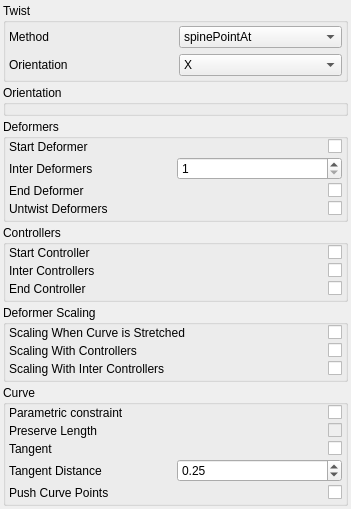
<?xml version="1.0" encoding="UTF-8"?>
<ui version="4.0">
 <class>Form</class>
 <widget class="QWidget" name="Form">
  <property name="geometry">
   <rect>
    <x>0</x>
    <y>0</y>
    <width>351</width>
    <height>414</height>
   </rect>
  </property>
  <property name="windowTitle">
   <string>Form</string>
  </property>
  <layout class="QVBoxLayout" name="verticalLayout">
   <property name="spacing">
    <number>3</number>
   </property>
   <property name="margin">
    <number>3</number>
   </property>
   <item>
    <widget class="QGroupBox" name="groupBox_6">
     <property name="title">
      <string>Twist</string>
     </property>
     <layout class="QGridLayout" name="gridLayout_5">
      <property name="margin">
       <number>3</number>
      </property>
      <item row="0" column="1">
       <widget class="QComboBox" name="uiTwistMethod">
        <item>
         <property name="text">
          <string>spinePointAt</string>
         </property>
        </item>
        <item>
         <property name="text">
          <string>blendedAxis</string>
         </property>
        </item>
       </widget>
      </item>
      <item row="0" column="0">
       <widget class="QLabel" name="label_15">
        <property name="text">
         <string>Method</string>
        </property>
       </widget>
      </item>
      <item row="1" column="0">
       <widget class="QLabel" name="label_11">
        <property name="text">
         <string>Orientation</string>
        </property>
       </widget>
      </item>
      <item row="1" column="1">
       <widget class="QComboBox" name="uiAxis">
        <item>
         <property name="text">
          <string>X</string>
         </property>
        </item>
        <item>
         <property name="text">
          <string>Y</string>
         </property>
        </item>
       </widget>
      </item>
     </layout>
    </widget>
   </item>
   <item>
    <widget class="QGroupBox" name="groupBox">
     <property name="title">
      <string>Orientation</string>
     </property>
     <layout class="QHBoxLayout" name="horizontalLayout">
      <property name="spacing">
       <number>3</number>
      </property>
      <property name="margin">
       <number>3</number>
      </property>
     </layout>
    </widget>
   </item>
   <item>
    <widget class="QGroupBox" name="groupBox_2">
     <property name="title">
      <string>Deformers</string>
     </property>
     <layout class="QGridLayout" name="gridLayout">
      <property name="leftMargin">
       <number>3</number>
      </property>
      <property name="topMargin">
       <number>0</number>
      </property>
      <property name="rightMargin">
       <number>3</number>
      </property>
      <property name="bottomMargin">
       <number>3</number>
      </property>
      <property name="spacing">
       <number>3</number>
      </property>
      <item row="2" column="0">
       <widget class="QLabel" name="label_3">
        <property name="text">
         <string>End Deformer</string>
        </property>
       </widget>
      </item>
      <item row="2" column="1">
       <widget class="QCheckBox" name="uiEndDeformer">
        <property name="layoutDirection">
         <enum>Qt::RightToLeft</enum>
        </property>
        <property name="text">
         <string/>
        </property>
       </widget>
      </item>
      <item row="1" column="0">
       <widget class="QLabel" name="label_2">
        <property name="text">
         <string>Inter Deformers</string>
        </property>
       </widget>
      </item>
      <item row="1" column="1">
       <widget class="QSpinBox" name="uiInterDeformers">
        <property name="minimum">
         <number>1</number>
        </property>
       </widget>
      </item>
      <item row="0" column="1">
       <widget class="QCheckBox" name="uiStartDeformer">
        <property name="layoutDirection">
         <enum>Qt::RightToLeft</enum>
        </property>
        <property name="text">
         <string/>
        </property>
       </widget>
      </item>
      <item row="0" column="0">
       <widget class="QLabel" name="label">
        <property name="text">
         <string>Start Deformer</string>
        </property>
       </widget>
      </item>
      <item row="3" column="1">
       <widget class="QCheckBox" name="uiUntwistDeformers">
        <property name="layoutDirection">
         <enum>Qt::RightToLeft</enum>
        </property>
        <property name="text">
         <string/>
        </property>
       </widget>
      </item>
      <item row="3" column="0">
       <widget class="QLabel" name="label_16">
        <property name="text">
         <string>Untwist Deformers</string>
        </property>
       </widget>
      </item>
     </layout>
    </widget>
   </item>
   <item>
    <widget class="QGroupBox" name="groupBox_3">
     <property name="title">
      <string>Controllers</string>
     </property>
     <layout class="QGridLayout" name="gridLayout_2">
      <property name="leftMargin">
       <number>3</number>
      </property>
      <property name="topMargin">
       <number>0</number>
      </property>
      <property name="rightMargin">
       <number>3</number>
      </property>
      <property name="bottomMargin">
       <number>3</number>
      </property>
      <property name="spacing">
       <number>3</number>
      </property>
      <item row="0" column="0">
       <widget class="QLabel" name="label_4">
        <property name="text">
         <string>Start Controller</string>
        </property>
       </widget>
      </item>
      <item row="0" column="1">
       <widget class="QCheckBox" name="uiStartController">
        <property name="layoutDirection">
         <enum>Qt::RightToLeft</enum>
        </property>
        <property name="text">
         <string/>
        </property>
       </widget>
      </item>
      <item row="1" column="0">
       <widget class="QLabel" name="label_5">
        <property name="text">
         <string>Inter Controllers</string>
        </property>
       </widget>
      </item>
      <item row="2" column="0">
       <widget class="QLabel" name="label_6">
        <property name="text">
         <string>End Controller</string>
        </property>
       </widget>
      </item>
      <item row="2" column="1">
       <widget class="QCheckBox" name="uiEndController">
        <property name="layoutDirection">
         <enum>Qt::RightToLeft</enum>
        </property>
        <property name="text">
         <string/>
        </property>
       </widget>
      </item>
      <item row="1" column="1">
       <widget class="QCheckBox" name="uiInterControllers">
        <property name="layoutDirection">
         <enum>Qt::RightToLeft</enum>
        </property>
        <property name="text">
         <string/>
        </property>
       </widget>
      </item>
     </layout>
    </widget>
   </item>
   <item>
    <widget class="QGroupBox" name="groupBox_4">
     <property name="title">
      <string>Deformer Scaling</string>
     </property>
     <layout class="QGridLayout" name="gridLayout_3">
      <property name="leftMargin">
       <number>3</number>
      </property>
      <property name="topMargin">
       <number>0</number>
      </property>
      <property name="rightMargin">
       <number>3</number>
      </property>
      <property name="bottomMargin">
       <number>3</number>
      </property>
      <property name="spacing">
       <number>3</number>
      </property>
      <item row="0" column="0">
       <widget class="QLabel" name="label_7">
        <property name="text">
         <string>Scaling When Curve is Stretched</string>
        </property>
       </widget>
      </item>
      <item row="0" column="1">
       <widget class="QCheckBox" name="uiScaleWithCurve">
        <property name="layoutDirection">
         <enum>Qt::RightToLeft</enum>
        </property>
        <property name="text">
         <string/>
        </property>
       </widget>
      </item>
      <item row="1" column="0">
       <widget class="QLabel" name="label_12">
        <property name="text">
         <string>Scaling With Controllers</string>
        </property>
       </widget>
      </item>
      <item row="1" column="1">
       <widget class="QCheckBox" name="uiScaleWithControllers">
        <property name="layoutDirection">
         <enum>Qt::RightToLeft</enum>
        </property>
        <property name="text">
         <string/>
        </property>
       </widget>
      </item>
      <item row="2" column="0">
       <widget class="QLabel" name="label_13">
        <property name="text">
         <string>Scaling With Inter Controllers</string>
        </property>
       </widget>
      </item>
      <item row="2" column="1">
       <widget class="QCheckBox" name="uiScaleWithInterControllers">
        <property name="layoutDirection">
         <enum>Qt::RightToLeft</enum>
        </property>
        <property name="text">
         <string/>
        </property>
       </widget>
      </item>
     </layout>
    </widget>
   </item>
   <item>
    <widget class="QGroupBox" name="groupBox_5">
     <property name="title">
      <string>Curve</string>
     </property>
     <layout class="QGridLayout" name="gridLayout_4">
      <property name="leftMargin">
       <number>3</number>
      </property>
      <property name="topMargin">
       <number>0</number>
      </property>
      <property name="rightMargin">
       <number>3</number>
      </property>
      <property name="bottomMargin">
       <number>3</number>
      </property>
      <property name="spacing">
       <number>3</number>
      </property>
      <item row="0" column="0">
       <widget class="QLabel" name="label_8">
        <property name="text">
         <string>Parametric constraint</string>
        </property>
       </widget>
      </item>
      <item row="3" column="1">
       <widget class="QDoubleSpinBox" name="uiTangentDistance">
        <property name="maximum">
         <double>1.000000000000000</double>
        </property>
        <property name="singleStep">
         <double>0.100000000000000</double>
        </property>
        <property name="value">
         <double>0.250000000000000</double>
        </property>
       </widget>
      </item>
      <item row="4" column="1">
       <widget class="QCheckBox" name="uiPushCurvePoints">
        <property name="layoutDirection">
         <enum>Qt::RightToLeft</enum>
        </property>
        <property name="text">
         <string/>
        </property>
       </widget>
      </item>
      <item row="2" column="1">
       <widget class="QCheckBox" name="uiTangent">
        <property name="layoutDirection">
         <enum>Qt::RightToLeft</enum>
        </property>
        <property name="text">
         <string/>
        </property>
       </widget>
      </item>
      <item row="3" column="0">
       <widget class="QLabel" name="label_10">
        <property name="text">
         <string>Tangent Distance</string>
        </property>
       </widget>
      </item>
      <item row="2" column="0">
       <widget class="QLabel" name="label_9">
        <property name="text">
         <string>Tangent</string>
        </property>
       </widget>
      </item>
      <item row="0" column="1">
       <widget class="QCheckBox" name="uiParametric">
        <property name="layoutDirection">
         <enum>Qt::RightToLeft</enum>
        </property>
        <property name="text">
         <string/>
        </property>
       </widget>
      </item>
      <item row="4" column="0">
       <widget class="QLabel" name="label_14">
        <property name="text">
         <string>Push Curve Points</string>
        </property>
       </widget>
      </item>
      <item row="1" column="0">
       <widget class="QLabel" name="label_17">
        <property name="enabled">
         <bool>true</bool>
        </property>
        <property name="text">
         <string>Preserve Length</string>
        </property>
       </widget>
      </item>
      <item row="1" column="1">
       <widget class="QCheckBox" name="uiPreserveLength">
        <property name="enabled">
         <bool>false</bool>
        </property>
        <property name="layoutDirection">
         <enum>Qt::RightToLeft</enum>
        </property>
        <property name="text">
         <string/>
        </property>
       </widget>
      </item>
     </layout>
    </widget>
   </item>
   <item>
    <spacer name="verticalSpacer">
     <property name="orientation">
      <enum>Qt::Vertical</enum>
     </property>
     <property name="sizeHint" stdset="0">
      <size>
       <width>20</width>
       <height>67</height>
      </size>
     </property>
    </spacer>
   </item>
  </layout>
 </widget>
 <resources/>
 <connections/>
</ui>
